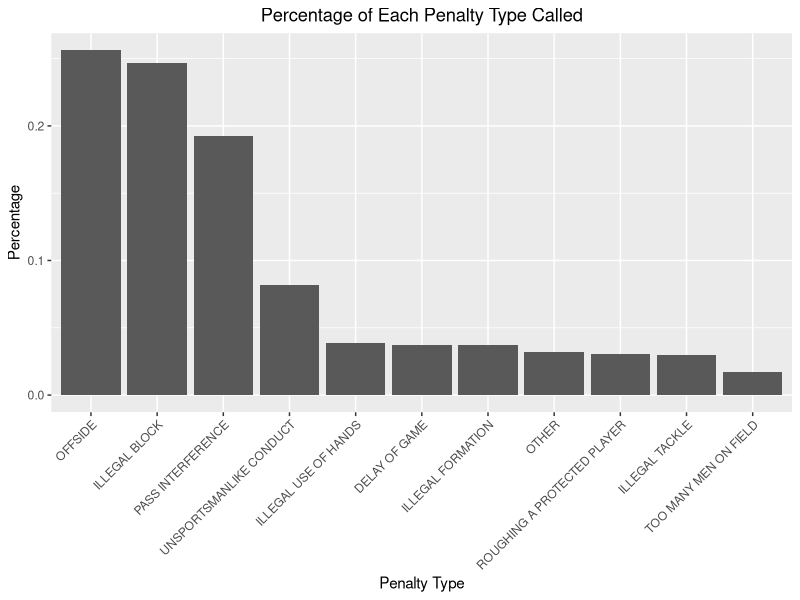
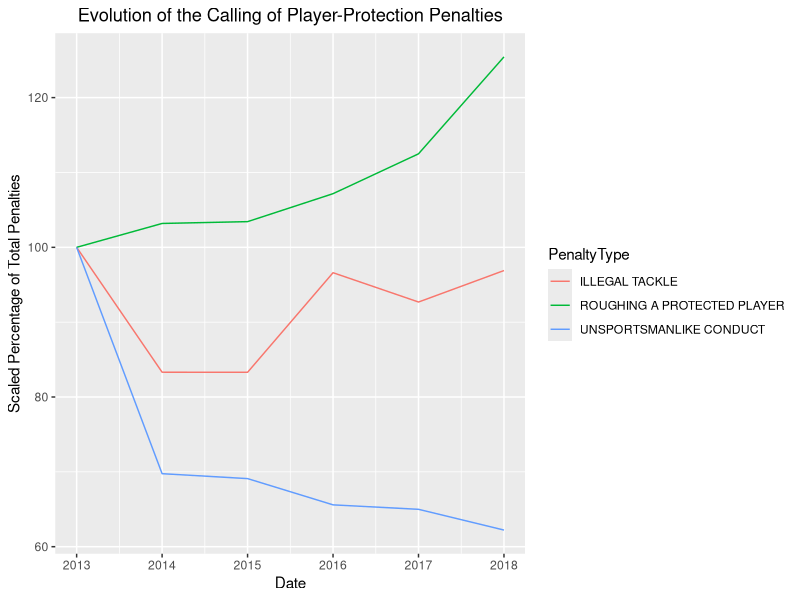
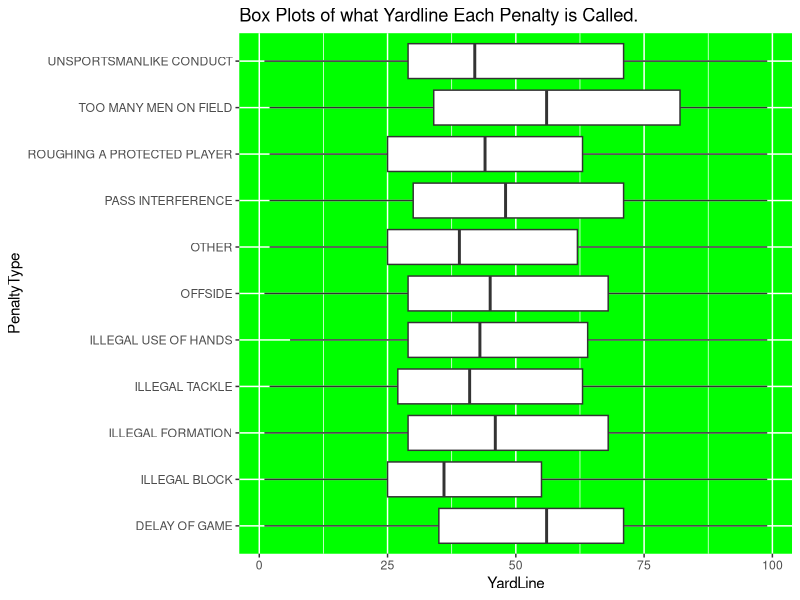

Write the R code that produced these figures, in order.
## ---- chunk 1
knitr::opts_chunk$set(message = FALSE,
                      warning = FALSE)
## ---- chunk 2

df_ref <- read.csv( "df_ref.csv")

#Organizing Penalties into Categories
df_ref$PenaltyType <- as.character(df_ref$PenaltyType)

df_ref$PenaltyType[df_ref$PenaltyType == "CHOP BLOCK" | 
                   df_ref$PenaltyType == "CLIPPING" |  
                   df_ref$PenaltyType == "ILLEGAL BLINDSIDE BLOCK" |  
                   df_ref$PenaltyType == "ILLEGAL BLOCK ABOVE THE WAIST" | 
                   df_ref$PenaltyType == "ILLEGAL CRACKBACK" | 
                   df_ref$PenaltyType == "LOW BLOCK" | 
                   df_ref$PenaltyType == "ILLEGAL PEELBACK" |
                   df_ref$PenaltyType == "OFFENSIVE HOLDING" |
                   df_ref$PenaltyType == "ILLEGAL WEDGE" 
                     ] = "ILLEGAL BLOCK"

df_ref$PenaltyType[df_ref$PenaltyType == "DEFENSIVE 12 ON-FIELD" | 
                   df_ref$PenaltyType == "DEFENSIVE TOO MANY MEN ON FIELD" |  
                   df_ref$PenaltyType == "ILLEGAL SUBSTITUTION" |  
                   df_ref$PenaltyType == "OFFENSIVE 12 ON-FIELD" | 
                   df_ref$PenaltyType == "OFFENSIVE TOO MANY MEN ON FIELD" 
                     ] = "TOO MANY MEN ON FIELD"


df_ref$PenaltyType[df_ref$PenaltyType == "DEFENSIVE OFFSIDE" | 
                   df_ref$PenaltyType == "ENCROACHMENT" |  
                   df_ref$PenaltyType == "OFFSIDE ON FREE KICK" |
                   df_ref$PenaltyType == "NEUTRAL ZONE INFRACTION"  |
                   df_ref$PenaltyType == "OFFENSIVE OFFSIDE" |
                   df_ref$PenaltyType == "FALSE START"
                     ] = "OFFSIDE"


df_ref$PenaltyType[df_ref$PenaltyType == "DEFENSIVE DELAY OF GAME" |
                   df_ref$PenaltyType == "DELAY OF KICKOFF"
                     ] = "DELAY OF GAME"

df_ref$PenaltyType[df_ref$PenaltyType == "ILLEGAL MOTION" | 
                   df_ref$PenaltyType == "ILLEGAL SHIFT"
                     ] = "ILLEGAL FORMATION"

df_ref$PenaltyType[df_ref$PenaltyType == "KICKOFF OUT OF BOUNDS" |
                   df_ref$PenaltyType == "SHORT FREE KICK"
                     ] = "ILLEGAL KICKOFF"


df_ref$PenaltyType[df_ref$PenaltyType == "PLAYER OUT OF BOUNDS ON PUNT" |
                   df_ref$PenaltyType == "ILLEGAL TOUCH PASS" |
                   df_ref$PenaltyType == "PLAYER OUT OF BOUNDS ON KICK"  |
                   df_ref$PenaltyType == "ILLEGAL TOUCH KICK"
                     ] = "ILLEGAL PLAYER OUT OF BOUNDS"
                     

df_ref$PenaltyType[df_ref$PenaltyType == "FACE MASK (15 YARDS)" | 
                   df_ref$PenaltyType == "HORSE COLLAR TACKLE"
                     ] = "ILLEGAL TACKLE"


df_ref$PenaltyType[df_ref$PenaltyType == "TAUNTING" | 
                   df_ref$PenaltyType == "DISQUALIFICATION" |
                   df_ref$PenaltyType == "UNNECESSARY ROUGHNESS" |
                   df_ref$PenaltyType == "PERSONAL FOUL"
                     ] = "UNSPORTSMANLIKE CONDUCT"

df_ref$PenaltyType[df_ref$PenaltyType == "KICK CATCH INTERFERENCE" | 
                   df_ref$PenaltyType == "INTERFERENCE WITH OPPORTUNITY TO CATCH"
                     ] = "FAIR CATCH INTERFERENCE"

df_ref$PenaltyType[df_ref$PenaltyType == "ILLEGAL CONTACT" |
                   df_ref$PenaltyType == "DEFENSIVE PASS INTERFERENCE" |
                   df_ref$PenaltyType == "DEFENSIVE HOLDING" |
                   df_ref$PenaltyType == "OFFENSIVE PASS INTERFERENCE"
                     ] = "PASS INTERFERENCE"

df_ref$PenaltyType[df_ref$PenaltyType == "INELIGIBLE DOWNFIELD KICK" |
                     df_ref$PenaltyType == "INELIGIBLE DOWNFIELD PASS"
                     ] = "INELIGIBLE PLAYER DOWNFIELD"

df_ref$PenaltyType[df_ref$PenaltyType == "RUNNING INTO THE KICKER" |
                   df_ref$PenaltyType == "ROUGHING THE KICKER" |
                   df_ref$PenaltyType == "ROUGHING THE PASSER"  
                     ] = "ROUGHING A PROTECTED PLAYER"


df_ref$PenaltyType[df_ref$PenaltyType == "LEVERAGE" | 
                   df_ref$PenaltyType == "LEAPING"
                     ] = "ILLEGAL ACTION TO BLOCK FIELD GOAL"

df_ref$PenaltyType <- as.factor(df_ref$PenaltyType)

## ---- chunk 3
library(ggplot2)

penTypeTable <- as.data.frame(table(df_ref$PenaltyType))

ggplot(penTypeTable, aes(x = reorder(Var1, -Freq), y = Freq/sum(Freq)))+  geom_col() + ggtitle("Percentage of Each Penalty Type Called",) + xlab("Penalty Type") + ylab("Percentage") + theme(plot.title = element_text(hjust = 0.5), axis.text.x  = element_text(angle=45, hjust = 1))

## ---- chunk 4
library(lubridate)
library(tidyr)
library(dplyr)

df_ref$year = year(as.Date(df_ref$GameDate))

penaltiesByYear <- df_ref %>% group_by(year) %>% 
    summarize('ILLEGAL TACKLE' = sum(PenaltyType == "ILLEGAL TACKLE") / n(), 'ROUGHING A PROTECTED PLAYER' = sum(PenaltyType == "ROUGHING A PROTECTED PLAYER")  / n(), 'UNSPORTSMANLIKE CONDUCT' = sum(PenaltyType == "UNSPORTSMANLIKE CONDUCT")  / n()) %>% gather(key = PenaltyType, value = measurement, -year)

penaltiesByYear[penaltiesByYear$PenaltyType == "ILLEGAL TACKLE",]$measurement <- penaltiesByYear[penaltiesByYear$PenaltyType == "ILLEGAL TACKLE",]$measurement * 100/penaltiesByYear[penaltiesByYear$PenaltyType == "ILLEGAL TACKLE",]$measurement[1]

penaltiesByYear[penaltiesByYear$PenaltyType == "ROUGHING A PROTECTED PLAYER",]$measurement <- penaltiesByYear[penaltiesByYear$PenaltyType == "ROUGHING A PROTECTED PLAYER",]$measurement * 100/penaltiesByYear[penaltiesByYear$PenaltyType == "ROUGHING A PROTECTED PLAYER",]$measurement[1]

penaltiesByYear[penaltiesByYear$PenaltyType == "UNSPORTSMANLIKE CONDUCT",]$measurement <- penaltiesByYear[penaltiesByYear$PenaltyType == "UNSPORTSMANLIKE CONDUCT",]$measurement * 100/penaltiesByYear[penaltiesByYear$PenaltyType == "UNSPORTSMANLIKE CONDUCT",]$measurement[1]

ggplot(penaltiesByYear, aes(year, measurement, color = PenaltyType)) + geom_line() + xlab("Date") + ylab("Scaled Percentage of Total Penalties") + theme(plot.title = element_text(hjust = 0.5)) + ggtitle("Evolution of the Calling of Player-Protection Penalties",)


## ---- chunk 5

ggplot(df_ref, aes(y = YardLine, x = PenaltyType))+ geom_boxplot() + ggtitle("Box Plots of what Yardline Each Penalty is Called.") + theme(panel.background = element_rect(fill='green')) + coord_flip()

